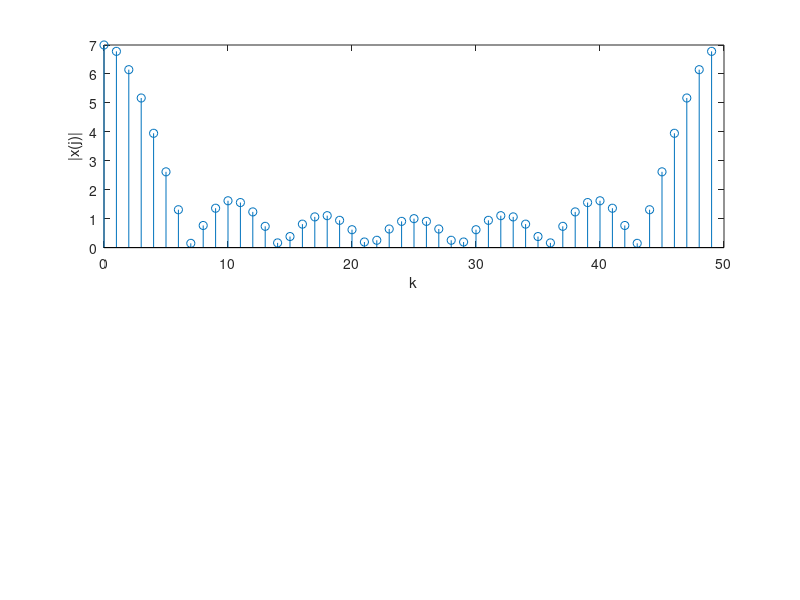

Source code (MATLAB):
%to compute the DFT sequence of a plot 
% magnitude and phase response
clear all
xn=[1,1,1,1,1,1,1];
N=50;
%Length of the DFT
xj=fft(xn,N)
k=0:1:N-1;
subplot(2,1,1),stem(k,abs(xj));
xlabel('k'),ylabel('|x(j)|');
%subplot(2,1,1),stem(k,angle(xj));
%xlabel('k'),ylabel('arg(x(j))');

